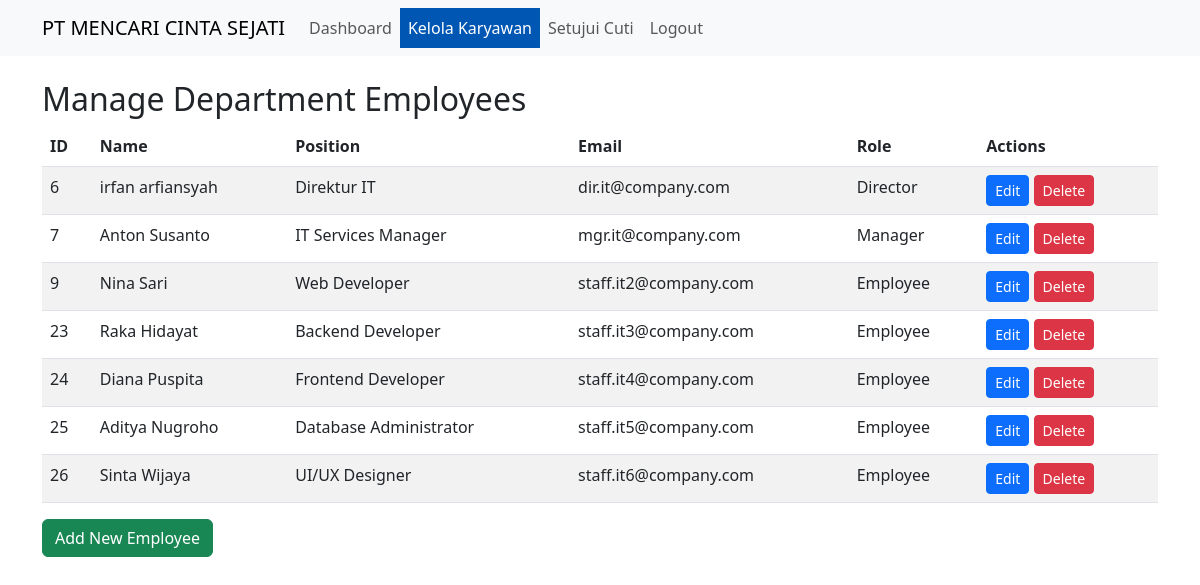
Page /manage_department_employees.php (signed in) on the committed database.
### tables this page shows
CREATE TABLE `employees` (
  `employee_id` int(11) NOT NULL,
  `user_id` int(11) DEFAULT NULL,
  `first_name` varchar(50) NOT NULL,
  `last_name` varchar(50) NOT NULL,
  `nik` varchar(20) DEFAULT NULL,
  `birth_date` date DEFAULT NULL,
  `gender` enum('M','F') DEFAULT NULL,
  `address` text DEFAULT NULL,
  `phone` varchar(20) DEFAULT NULL,
  `hire_date` date DEFAULT NULL,
  `position` varchar(100) DEFAULT NULL,
  `salary` decimal(15,2) DEFAULT NULL,
  `created_at` timestamp NOT NULL DEFAULT current_timestamp(),
  `updated_at` timestamp NOT NULL DEFAULT current_timestamp() ON UPDATE current_timestamp()
);

CREATE TABLE `users` (
  `user_id` int(11) NOT NULL,
  `username` varchar(50) NOT NULL,
  `password` varchar(255) NOT NULL,
  `email` varchar(100) NOT NULL,
  `role_id` int(11) DEFAULT NULL,
  `department_id` int(11) DEFAULT NULL,
  `manager_id` int(11) DEFAULT NULL,
  `is_active` tinyint(1) DEFAULT 1,
  `last_login` datetime DEFAULT NULL,
  `created_at` timestamp NOT NULL DEFAULT current_timestamp(),
  `updated_at` timestamp NOT NULL DEFAULT current_timestamp() ON UPDATE current_timestamp()
);

CREATE TABLE `roles` (
  `role_id` int(11) NOT NULL,
  `role_name` varchar(50) NOT NULL,
  `created_at` timestamp NOT NULL DEFAULT current_timestamp(),
  `updated_at` timestamp NOT NULL DEFAULT current_timestamp() ON UPDATE current_timestamp()
);

### manage_department_employees.php (the view, shortened to what this page needs)
<?php
require_once 'db_connection.php';
$department_id = $_SESSION['department_id'];
$sql = "SELECT e.employee_id, e.first_name, e.last_name, e.position, u.email, r.role_name
      FROM employees e
      JOIN users u ON e.user_id = u.user_id
      JOIN roles r ON u.role_id = r.role_id
      WHERE u.department_id = ?";
$stmt = $conn->prepare($sql);
$stmt->bind_param("i", $department_id);
$stmt->execute();
$result = $stmt->get_result();
$content = '
<h2>Manage Department Employees</h2>
<table class="table table-striped">
  <thead>
      <tr>
          <th>ID</th>
          <th>Name</th>
          <th>Position</th>
          <th>Email</th>
          <th>Role</th>
          <th>Actions</th>
      </tr>
  </thead>
  <tbody>
';
while ($row = $result->fetch_assoc()) {
  $content .= '
      <tr>
          <td>' . $row['employee_id'] . '</td>
          <td>' . $row['first_name'] . ' ' . $row['last_name'] . '</td>
          <td>' . $row['position'] . '</td>
          <td>' . $row['email'] . '</td>
          <td>' . $row['role_name'] . '</td>
          <td>
              <a href="edit_employee.php?id=' . $row['employee_id'] . '" class="btn btn-sm btn-primary">Edit</a>
              <a href="delete_employee.php?id=' . $row['employee_id'] . '" class="btn btn-sm btn-danger" onclick="return confirm(\'Are you sure you want to delete this employee?\')">Delete</a>
          </td>
      </tr>
  ';
}
$content .= '
  </tbody>
</table>
<a href="add_employee.php" class="btn btn-success">Add New Employee</a>
';
include 'layout.php';
?>

### rows in the picture
employees: employee_id "6", first_name "irfan", last_name "arfiansyah", position "Direktur IT", user.email "dir.it@company.com", roles.role_name "Director"
employees: employee_id "7", first_name "Anton", last_name "Susanto", position "IT Services Manager", user.email "mgr.it@company.com", roles.role_name "Manager"
employees: employee_id "9", first_name "Nina", last_name "Sari", position "Web Developer", user.email "staff.it2@company.com", roles.role_name "Employee"
employees: employee_id "23", first_name "Raka", last_name "Hidayat", position "Backend Developer", user.email "staff.it3@company.com", roles.role_name "Employee"
employees: employee_id "24", first_name "Diana", last_name "Puspita", position "Frontend Developer", user.email "staff.it4@company.com", roles.role_name "Employee"
employees: employee_id "25", first_name "Aditya", last_name "Nugroho", position "Database Administrator", user.email "staff.it5@company.com", roles.role_name "Employee"
employees: employee_id "26", first_name "Sinta", last_name "Wijaya", position "UI/UX Designer", user.email "staff.it6@company.com", roles.role_name "Employee"
